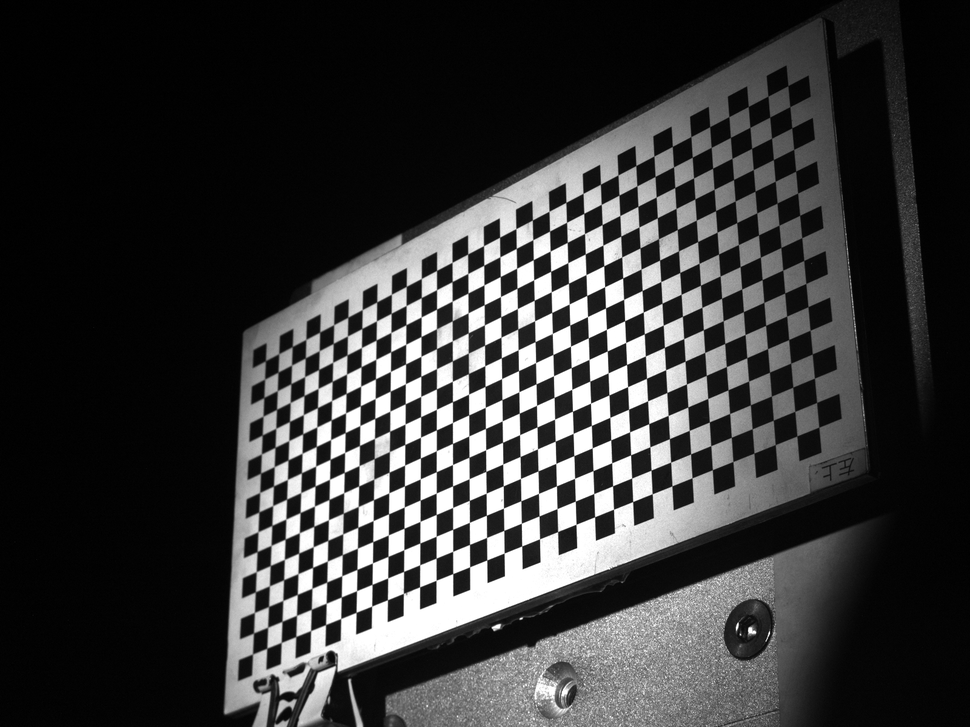
#> input picture pic/1846-00.bmp, 970 x 727 px, shrunk from 1600 x 1200 before the run; its folder holds only this picture in this run
$ python calibration_with_discplacement.py
#> lines starting #> are read from the running program, lines starting #| are printed output that depends on the picture; after the words box and inside, x2 and y2 are one past the last pixel; in counts of white or black regions, pixels touching at a corner belong together; long printed decimals are rounded
import cv2
import numpy as np
import glob
import matplotlib.pyplot as plt
import scipy.optimize

# 图像路径
image_files = glob.glob(r'E:/calibrationtest/pic/*.bmp')

# 棋盘格尺寸 (已知每格的大小为5mm)
square_size = 5.0  # 单位：毫米
chessboard_size = (16, 33)

# 3D 世界坐标系中的点
obj_points = np.zeros((chessboard_size[0] * chessboard_size[1], 3), np.float32)
obj_points[:, :2] = np.mgrid[0:chessboard_size[0], 0:chessboard_size[1]].T.reshape(-1, 2)
obj_points = obj_points * square_size  # 转换为毫米单位

# 存储图像中的点和世界坐标系中的点
image_points = []
object_points = []
image_positions = []  # 存储图像的相对位置编号

# 遍历图像并检测角点
for image_path in image_files:
    img = cv2.imread(image_path)
#> img is the input picture: shape (727, 970, 3); min 0, max 255, mean 56.9
    if img is None:
        print(f"无法读取图像: {image_path}")
        continue

    gray = cv2.cvtColor(img, cv2.COLOR_BGR2GRAY)

    # 查找棋盘格角点
    ret, corners = cv2.findChessboardCorners(gray, chessboard_size, None)
#> ret = True; corners = 528 rows, first 8: [252.5, 654], [253.5, 633], [254.5, 612.4], [255.4, 591.8], [256.4, 571.4], [257.2, 551.6], [258, 531.5], [258.7, 511.9]

    if ret:
        object_points.append(obj_points)
        image_points.append(corners)

        # 假设文件名格式如"1846-4", 从中提取相对位置
        position = int(image_path.split('-')[-1].split('.')[0])  # 提取数字部分
        image_positions.append(position)

        # 显示角点
        cv2.drawChessboardCorners(img, chessboard_size, corners, ret)
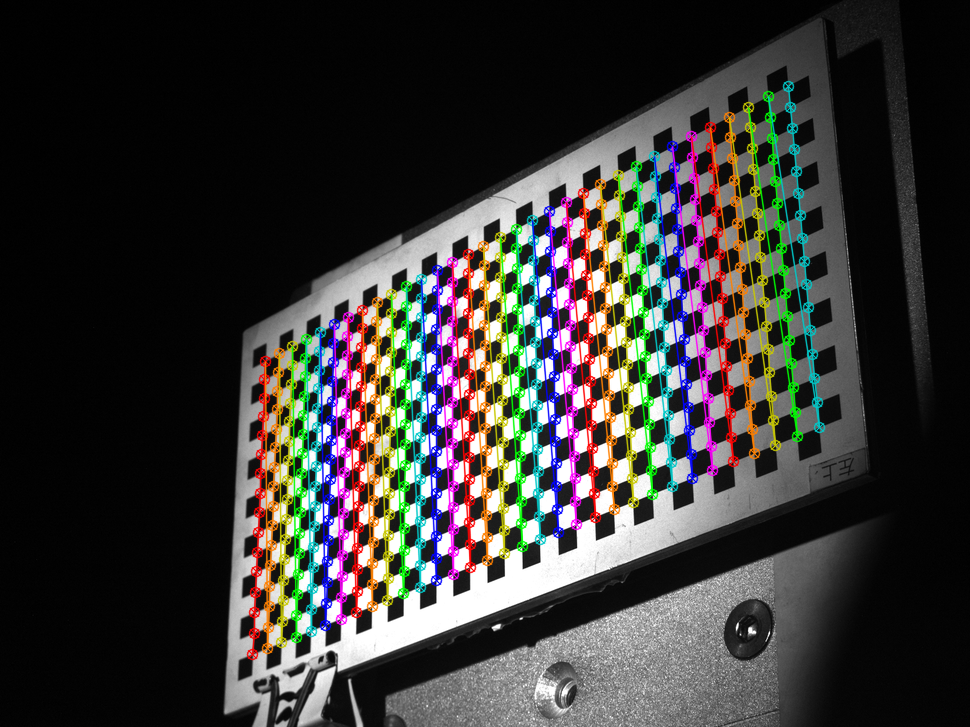
#> img: shape (727, 970, 3); 13.33% of pixels changed, all inside (x1, y1, x2, y2) = (246, 80, 826, 661)
        cv2.imshow('Chessboard', img)
        cv2.waitKey(500)
    else:
        print(f"未能在图像 {image_path} 中找到角点")

cv2.destroyAllWindows()


# 定义优化目标函数
def optimization_function(params, object_points, image_points, camera_matrix, dist_coeffs, image_positions):
    # 提取优化参数
    rvecs = params[:len(object_points) * 3].reshape(-1, 3)
    tvecs = params[len(object_points) * 3:].reshape(-1, 3)

    # 计算重投影误差
    total_error = 0
    for i in range(len(object_points)):
        img_points2, _ = cv2.projectPoints(object_points[i], rvecs[i], tvecs[i], camera_matrix, dist_coeffs)
        error = cv2.norm(image_points[i], img_points2, cv2.NORM_L2) / len(img_points2)
        total_error += error

    # 加入相对位置约束
    relative_position_error = 0
    for i in range(1, len(rvecs)):
        expected_distance = image_positions[i] - image_positions[i - 1]  # 期望的相对位置
        rel_position = np.linalg.norm(tvecs[i] - tvecs[i - 1]) - expected_distance  # 计算实际距离与期望距离的差异
        relative_position_error += rel_position ** 2  # 累加误差的平方

    return total_error + relative_position_error


# 初始标定
ret, mtx, dist, rvecs, tvecs = cv2.calibrateCamera(object_points, image_points, gray.shape[::-1], None, None)
#> ret = 0.125; mtx = [[2238.6, 0, 468.9], [0, 2217.6, 347.5], [0, 0, 1]]; dist = [[-0.098, 4.02, 0.00519, 0.00118, -44.57]]; rvecs = ([-1, 0.257, -1.65],); tvecs = ([-48.52, 69.28, 502.3],)
# 确保 rvecs 和 tvecs 被正确初始化
if len(rvecs) == 0 or len(tvecs) == 0:
    raise ValueError("未能从标定中获取旋转向量或平移向量")
# 展开所有的 rvecs 和 tvecs 用于优化
initial_params = np.hstack([rvec.flatten() for rvec in rvecs] + [tvec.flatten() for tvec in tvecs])
#> initial_params = [-1, 0.257, -1.65, -48.52, 69.28, 502.3]


# 使用优化算法
result = scipy.optimize.least_squares(optimization_function, initial_params,
                                      args=(object_points, image_points, mtx, dist, image_positions))
#> result = 12 items

# 得到优化后的参数
optimized_rvecs = result.x[:len(object_points) * 3].reshape(-1, 3)
#> optimized_rvecs = [[-1, 0.257, -1.65]]
optimized_tvecs = result.x[len(object_points) * 3:].reshape(-1, 3)
#> optimized_tvecs = [[-48.52, 69.28, 502.3]]

# 打印相机内参矩阵和畸变系数
print("相机内参矩阵：\n", mtx)
#| 相机内参矩阵：
#|  [[2.23857604e+03 0.00000000e+00 4.68868332e+02]
#|  [0.00000000e+00 2.21763480e+03 3.47540778e+02]
#|  [0.00000000e+00 0.00000000e+00 1.00000000e+00]]
print("畸变系数：\n", dist)
#| 畸变系数：
#|  [[-9.80110361e-02  4.02259338e+00  5.18886573e-03  1.17979474e-03
#|   -4.45688745e+01]]

# 校正图像
img = cv2.imread(image_files[0])
undistorted_img = cv2.undistort(img, mtx, dist)

# 显示校正后的图像
plt.imshow(cv2.cvtColor(undistorted_img, cv2.COLOR_BGR2RGB))
plt.show()

# 重投影误差
total_error = 0
for i in range(len(object_points)):
    img_points2, _ = cv2.projectPoints(object_points[i], optimized_rvecs[i], optimized_tvecs[i], mtx, dist)
    error = cv2.norm(image_points[i], img_points2, cv2.NORM_L2) / len(img_points2)
    total_error += error
#> this loop made 1 pass
#> (error, total_error) on pass 1: (0.00544, 0.00544)
#> after the loop, total_error = 0.00544
print(f"总重投影误差: {total_error / len(object_points)}")
#| 总重投影误差: 0.005437

$ run again, on pic/1846-16.bmp
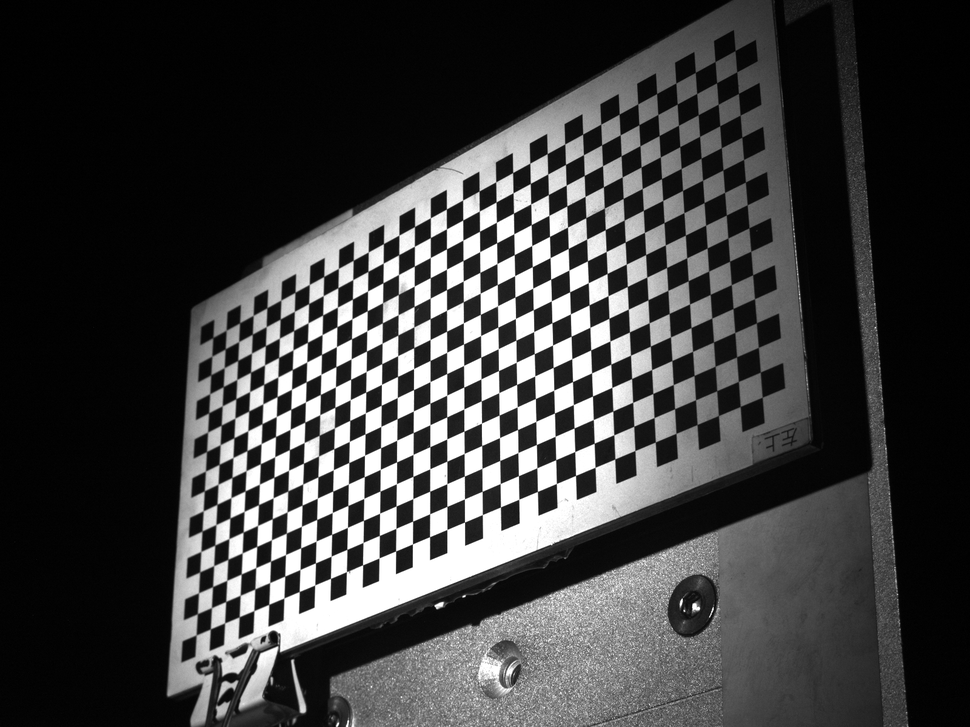
#> input picture pic/1846-16.bmp, 970 x 727 px, shrunk from 1600 x 1200 before the run
#> img is the input picture: shape (727, 970, 3); min 0, max 255, mean 62.7
#> `ret, corners = cv2.findChessboardCorners(gray, chessboard_size, None)`: ret = True; corners = 528 rows, first 8: [196.2, 634.9], [197.4, 613.6], [198.5, 592.8], [199.7, 571.9], [200.8, 551.4], [202, 531], [203.3, 510.8], [204.3, 490.8]
#> `cv2.drawChessboardCorners(img, chessboard_size, corners, ret)`:
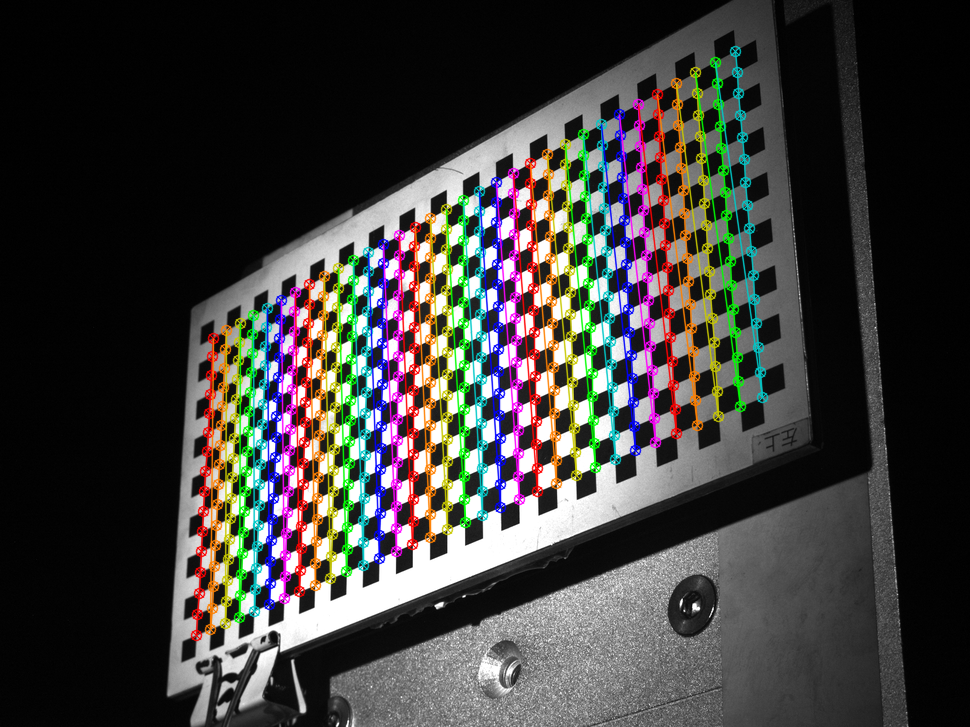
#> img: shape (727, 970, 3); 13.46% of pixels changed, all inside (x1, y1, x2, y2) = (190, 45, 769, 642)
#> `ret, mtx, dist, rvecs, tvecs = cv2.calibrateCamera(object_points, imag..`: ret = 0.131; mtx = [[2263, 0, 440.3], [0, 2243, 331], [0, 0, 1]]; dist = [[-0.0713, 4, 0.00477, 0.00153, -66.07]]; rvecs = ([-1.02, 0.259, -1.65],); tvecs = ([-53.71, 67.37, 498.1],)
#> initial_params = [-1.02, 0.259, -1.65, -53.71, 67.37, 498.1]
#> result = 12 items
#> optimized_rvecs = [[-1.02, 0.259, -1.65]]
#> optimized_tvecs = [[-53.71, 67.37, 498.1]]
#| 相机内参矩阵：
#|  [[2.26299477e+03 0.00000000e+00 4.40288949e+02]
#|  [0.00000000e+00 2.24295324e+03 3.31004300e+02]
#|  [0.00000000e+00 0.00000000e+00 1.00000000e+00]]
#| 畸变系数：
#|  [[-7.13253603e-02  4.00269229e+00  4.77123727e-03  1.52770322e-03
#|   -6.60671319e+01]]
#> the loop `for i in range(len(object_points)):` made 1 pass
#> (error, total_error) on pass 1: (0.00568, 0.00568)
#> after the loop `for i in range(len(object_points)):`: total_error = 0.00568
#| 总重投影误差: 0.005684

$ run again, on pic/1846-24.bmp
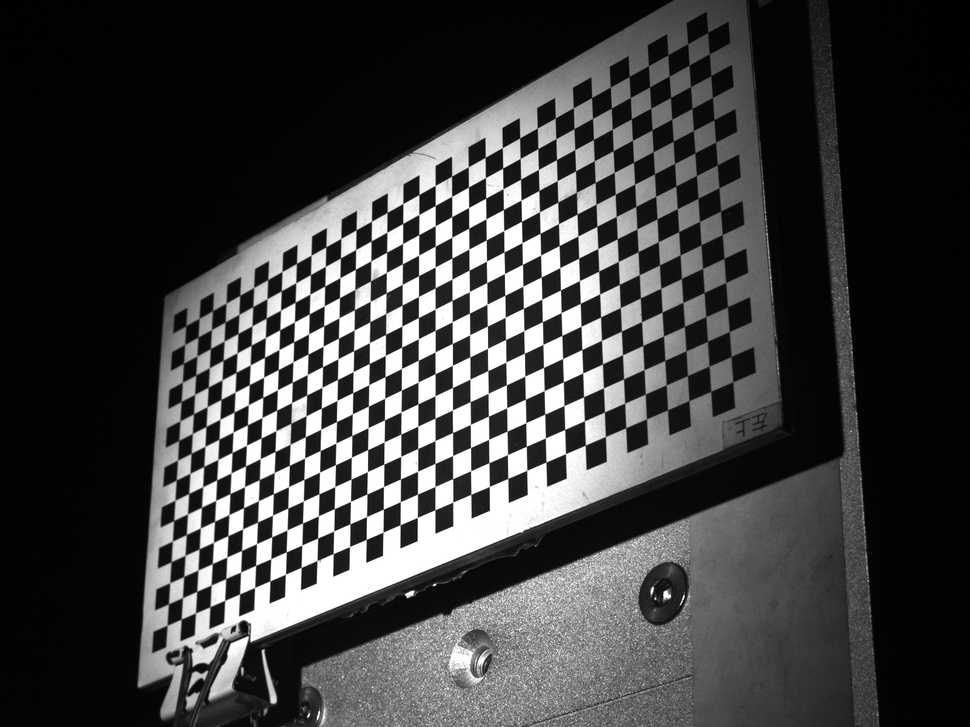
#> input picture pic/1846-24.bmp, 970 x 727 px, shrunk from 1600 x 1200 before the run
#> img is the input picture: shape (727, 970, 3); min 0, max 255, mean 64.3
#> `ret, corners = cv2.findChessboardCorners(gray, chessboard_size, None)`: ret = True; corners = 528 rows, first 8: [167.1, 625.3], [168.4, 603.8], [169.7, 582.7], [171.1, 561.6], [172.4, 541], [173.6, 520.5], [174.9, 500.2], [176.3, 480.1]
#> `cv2.drawChessboardCorners(img, chessboard_size, corners, ret)`:
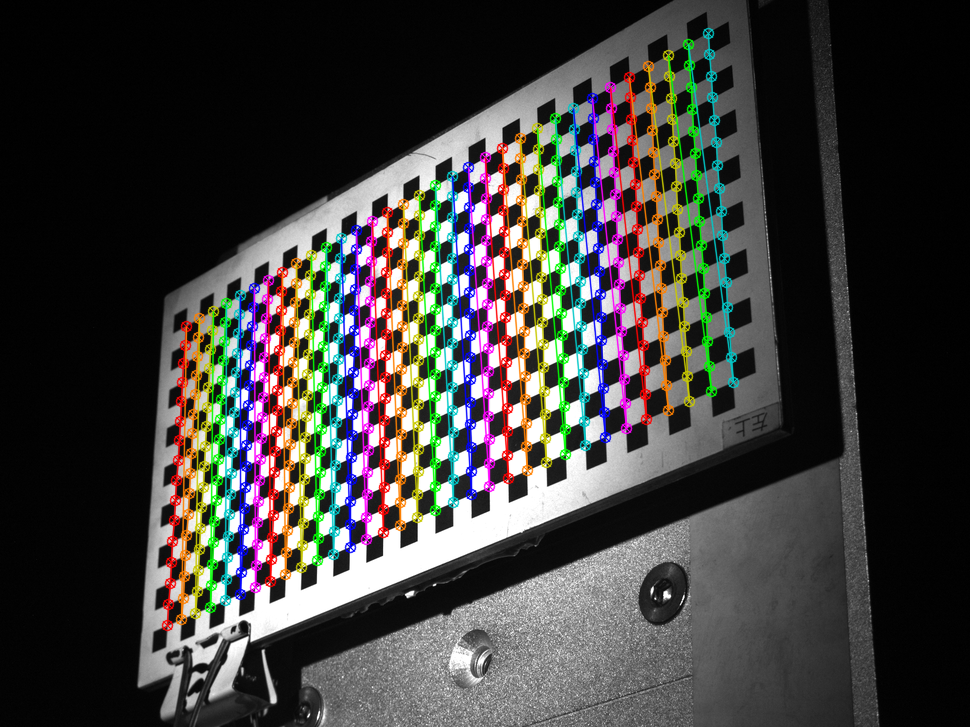
#> img: shape (727, 970, 3); 13.49% of pixels changed, all inside (x1, y1, x2, y2) = (161, 27, 740, 632)
#> `ret, mtx, dist, rvecs, tvecs = cv2.calibrateCamera(object_points, imag..`: ret = 0.0836; mtx = [[2248.9, 0, 488.3], [0, 2209.8, 343], [0, 0, 1]]; dist = [[-0.01, -0.415, 0.00477, 0.00102, 23.16]]; rvecs = ([-0.997, 0.258, -1.65],); tvecs = ([-69.47, 62.01, 486.7],)
#> initial_params = [-0.997, 0.258, -1.65, -69.47, 62.01, 486.7]
#> result = 12 items
#> optimized_rvecs = [[-0.997, 0.258, -1.65]]
#> optimized_tvecs = [[-69.47, 62.01, 486.7]]
#| 相机内参矩阵：
#|  [[2.24894444e+03 0.00000000e+00 4.88333595e+02]
#|  [0.00000000e+00 2.20977961e+03 3.42988245e+02]
#|  [0.00000000e+00 0.00000000e+00 1.00000000e+00]]
#| 畸变系数：
#|  [[-1.00083288e-02 -4.15388804e-01  4.77166093e-03  1.02041289e-03
#|    2.31572709e+01]]
#> the loop `for i in range(len(object_points)):` made 1 pass
#> (error, total_error) on pass 1: (0.00364, 0.00364)
#> after the loop `for i in range(len(object_points)):`: total_error = 0.00364
#| 总重投影误差: 0.003637
